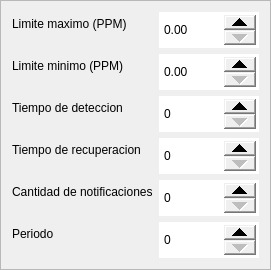
        <widget class="QFrame" name="frame_12">
         <property name="styleSheet">
          <string notr="true">QDoubleSpinBox { 
height: 30;
}

QDoubleSpinBox::up-button { 
width: 32px; 
height: 15;
}
QDoubleSpinBox::down-button { 
width: 32px; 
height: 15;

}</string>
         </property>
         <property name="frameShape">
          <enum>QFrame::StyledPanel</enum>
         </property>
         <property name="frameShadow">
          <enum>QFrame::Raised</enum>
         </property>
         <layout class="QFormLayout" name="formLayout_13">
          <item row="0" column="0">
           <widget class="QLabel" name="label_79">
            <property name="text">
             <string>Limite maximo (PPM)</string>
            </property>
           </widget>
          </item>
          <item row="0" column="1">
           <widget class="QDoubleSpinBox" name="control_1090">
            <property name="accelerated">
             <bool>true</bool>
            </property>
            <property name="prefix">
             <string/>
            </property>
            <property name="suffix">
             <string/>
            </property>
            <property name="minimum">
             <double>0.000000000000000</double>
            </property>
            <property name="maximum">
             <double>9999999999.000000000000000</double>
            </property>
            <property name="singleStep">
             <double>0.010000000000000</double>
            </property>
           </widget>
          </item>
          <item row="1" column="0">
           <widget class="QLabel" name="label_80">
            <property name="text">
             <string>Limite minimo (PPM)</string>
            </property>
           </widget>
          </item>
          <item row="1" column="1">
           <widget class="QDoubleSpinBox" name="control_1091">
            <property name="accelerated">
             <bool>true</bool>
            </property>
            <property name="prefix">
             <string/>
            </property>
            <property name="suffix">
             <string/>
            </property>
            <property name="minimum">
             <double>0.000000000000000</double>
            </property>
            <property name="maximum">
             <double>9999999999.000000000000000</double>
            </property>
            <property name="singleStep">
             <double>0.010000000000000</double>
            </property>
           </widget>
          </item>
          <item row="3" column="0">
           <widget class="QLabel" name="label_81">
            <property name="text">
             <string>Tiempo de deteccion</string>
            </property>
           </widget>
          </item>
          <item row="3" column="1">
           <widget class="QDoubleSpinBox" name="control_1092">
            <property name="accelerated">
             <bool>true</bool>
            </property>
            <property name="prefix">
             <string/>
            </property>
            <property name="suffix">
             <string/>
            </property>
            <property name="decimals">
             <number>0</number>
            </property>
            <property name="minimum">
             <double>0.000000000000000</double>
            </property>
            <property name="maximum">
             <double>9999999999.000000000000000</double>
            </property>
            <property name="singleStep">
             <double>1.000000000000000</double>
            </property>
           </widget>
          </item>
          <item row="4" column="0">
           <widget class="QLabel" name="label_82">
            <property name="text">
             <string>Tiempo de recuperacion</string>
            </property>
           </widget>
          </item>
          <item row="4" column="1">
           <widget class="QDoubleSpinBox" name="control_1093">
            <property name="accelerated">
             <bool>true</bool>
            </property>
            <property name="prefix">
             <string/>
            </property>
            <property name="suffix">
             <string/>
            </property>
            <property name="decimals">
             <number>0</number>
            </property>
            <property name="minimum">
             <double>0.000000000000000</double>
            </property>
            <property name="maximum">
             <double>9999999999.000000000000000</double>
            </property>
            <property name="singleStep">
             <double>1.000000000000000</double>
            </property>
           </widget>
          </item>
          <item row="5" column="0">
           <widget class="QLabel" name="label_83">
            <property name="text">
             <string>Cantidad de notificaciones</string>
            </property>
           </widget>
          </item>
          <item row="5" column="1">
           <widget class="QDoubleSpinBox" name="control_1094">
            <property name="accelerated">
             <bool>true</bool>
            </property>
            <property name="prefix">
             <string/>
            </property>
            <property name="suffix">
             <string/>
            </property>
            <property name="decimals">
             <number>0</number>
            </property>
            <property name="minimum">
             <double>0.000000000000000</double>
            </property>
            <property name="maximum">
             <double>9999999999.000000000000000</double>
            </property>
           </widget>
          </item>
          <item row="6" column="0">
           <widget class="QLabel" name="label_84">
            <property name="text">
             <string>Periodo</string>
            </property>
           </widget>
          </item>
          <item row="6" column="1">
           <widget class="QDoubleSpinBox" name="control_1095">
            <property name="accelerated">
             <bool>true</bool>
            </property>
            <property name="prefix">
             <string/>
            </property>
            <property name="suffix">
             <string/>
            </property>
            <property name="decimals">
             <number>0</number>
            </property>
            <property name="minimum">
             <double>0.000000000000000</double>
            </property>
            <property name="maximum">
             <double>9999999999.000000000000000</double>
            </property>
           </widget>
          </item>
         </layout>
        </widget>
